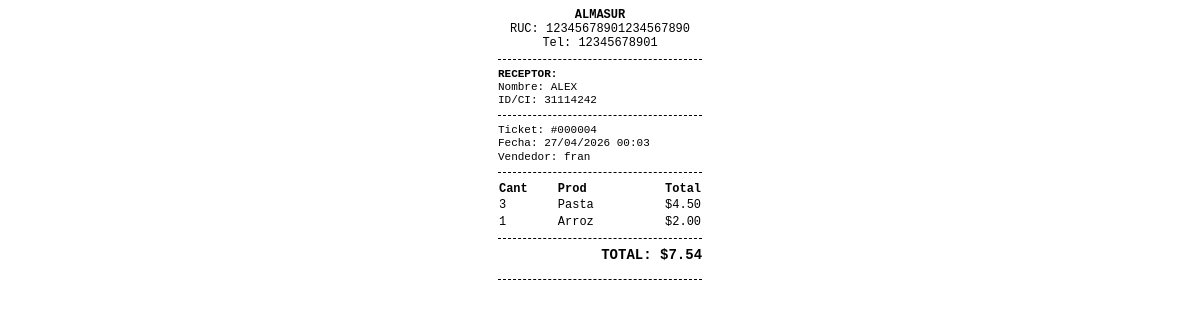
Page /Gestion_ventas/ticket.php?id=4 on the committed database.
### tables this page shows
CREATE TABLE `configuracion` (
  `id` int(11) NOT NULL,
  `nombre_negocio` varchar(100) DEFAULT 'Almasur',
  `ruc` varchar(20) DEFAULT '00000000',
  `direccion` varchar(255) DEFAULT '',
  `telefono` varchar(20) DEFAULT '',
  `mensaje_factura` text DEFAULT NULL,
  `logo` varchar(255) DEFAULT '',
  `moneda` varchar(5) DEFAULT '$'
);

CREATE TABLE `ventas` (
  `id` int(11) NOT NULL,
  `id_usuario` int(11) DEFAULT NULL,
  `id_cliente` int(11) DEFAULT NULL,
  `subtotal` float DEFAULT 0,
  `fecha` timestamp NOT NULL DEFAULT current_timestamp(),
  `total` decimal(10,2) NOT NULL,
  `impuesto` float DEFAULT 0
);

CREATE TABLE `clientes` (
  `id` int(11) NOT NULL,
  `identidad` varchar(20) NOT NULL,
  `nombre` varchar(100) NOT NULL,
  `telefono` varchar(20) DEFAULT NULL,
  `direccion` text DEFAULT NULL,
  `fecha_registro` timestamp NOT NULL DEFAULT current_timestamp()
);

CREATE TABLE `usuarios` (
  `id` int(11) NOT NULL,
  `nombre` varchar(100) NOT NULL,
  `usuario` varchar(50) NOT NULL,
  `email` varchar(100) NOT NULL,
  `password` varchar(255) NOT NULL,
  `rol` enum('Administrador','Empleado') DEFAULT 'Empleado',
  `nombre_negocio` varchar(100) DEFAULT 'Almasur',
  `foto_perfil` varchar(255) DEFAULT 'uploads/jairo.png',
  `direccion` text DEFAULT 'Piritu',
  `telefono` varchar(20) DEFAULT '04245556364',
  `codigo_recuperacion` varchar(6) DEFAULT NULL,
  `codigo_verificacion` varchar(10) DEFAULT NULL,
  `codigo_expira` datetime DEFAULT NULL,
  `creado_en` timestamp NOT NULL DEFAULT current_timestamp()
);

CREATE TABLE `detalle_ventas` (
  `id` int(11) NOT NULL,
  `id_venta` int(11) DEFAULT NULL,
  `id_producto` int(11) DEFAULT NULL,
  `cantidad` int(11) DEFAULT NULL,
  `precio` decimal(10,2) DEFAULT NULL,
  `precio_unitario` decimal(10,2) DEFAULT NULL
);

CREATE TABLE `productos` (
  `id` int(11) NOT NULL,
  `codigo` varchar(50) DEFAULT NULL,
  `nombre` varchar(100) NOT NULL,
  `categoria` varchar(50) DEFAULT NULL,
  `descripcion` text DEFAULT NULL,
  `precio` decimal(10,2) NOT NULL,
  `stock` int(11) NOT NULL,
  `id_usuario` int(11) DEFAULT NULL,
  `creado_en` timestamp NOT NULL DEFAULT current_timestamp(),
  `estado` int(11) DEFAULT 1
);

### Gestion_ventas/ticket.php (the view, shortened to what this page needs)
<?php
include 'config/db.php';
$id_venta = isset($_GET['id']) ? intval($_GET['id']) : 0;
$res_config = $conn->query("SELECT * FROM configuracion LIMIT 1");
$config = $res_config->fetch_assoc();
$sql_venta = "SELECT v.*, u.nombre as vendedor, c.nombre as cliente_nombre, c.identidad as cliente_id
              FROM ventas v
              LEFT JOIN usuarios u ON v.id_usuario = u.id
              LEFT JOIN clientes c ON v.id_cliente = c.id
              WHERE v.id = $id_venta";
$res_venta = $conn->query($sql_venta);
$venta = $res_venta->fetch_assoc();
$detalles = $conn->query("SELECT d.*, p.nombre
                          FROM detalle_ventas d
                          JOIN productos p ON d.id_producto = p.id
                          WHERE d.id_venta = $id_venta");
?>
<!DOCTYPE html>
<html lang="es">
<head>
</head>
<body onload="window.print();">
    <div class="text-center">
        <strong><?php echo strtoupper($config['nombre_negocio'] ?? 'NEGOCIO'); ?></strong><br>
        RUC: <?php echo $config['ruc'] ?? 'N/A'; ?><br>
        Tel: <?php echo $config['telefono'] ?? 'N/A'; ?>
    </div>
    <div class="divider"></div>
    <div class="datos-cliente">
        <strong>RECEPTOR:</strong><br>
        Nombre: <?php echo !empty($venta['cliente_nombre']) ? strtoupper($venta['cliente_nombre']) : "CONSUMIDOR FINAL"; ?><br>
        ID/CI: <?php echo !empty($venta['cliente_id']) ? $venta['cliente_id'] : "S/N"; ?>
    </div>
    <div class="divider"></div>
    <div style="font-size: 11px;">
        Ticket: #<?php echo str_pad($id_venta, 6, "0", STR_PAD_LEFT); ?><br>
        Fecha: <?php echo date("d/m/Y H:i", strtotime($venta['fecha'])); ?><br>
        Vendedor: <?php echo $venta['vendedor'] ?? 'Cajero Gral'; ?>
    </div>
    <div class="divider"></div>
    <table class="tabla">
        <thead>
            <tr>
                <th align="left">Cant</th>
                <th align="left">Prod</th>
                <th align="right">Total</th>
            </tr>
        </thead>
        <tbody>
            <?php while($item = $detalles->fetch_assoc()): ?>
            <tr>
                <td><?php echo $item['cantidad']; ?></td>
                <td><?php echo substr($item['nombre'], 0, 15); ?></td>
                <td align="right">
                    <?php
                        $sub = $item['precio'] * $item['cantidad'];
                        echo ($config['moneda'] ?? '$') . number_format($sub, 2);
                    ?>
                </td>
            </tr>
            <?php endwhile; ?>
        </tbody>
    </table>
    <div class="divider"></div>
    <div class="total">
        TOTAL: <?php echo ($config['moneda'] ?? '$') . number_format($venta['total'], 2); ?>
    </div>
    <div class="divider" style="margin-top: 15px;"></div>
</body>
</html>

### Gestion_ventas/ticket.php (style rules this page uses)
* { box-sizing: border-box; }
body { font-family: 'Courier New', Courier, monospace; width: 100%; max-width: 58mm; margin: 0 auto; padding: 2mm; font-size: 12px; line-height: 1.2; color: #000; }
.text-center { text-align: center; }
.divider { border-top: 1px dashed #000; margin: 8px 0; }
.tabla { width: 100%; border-collapse: collapse; margin: 5px 0; }
.total { text-align: right; font-weight: bold; font-size: 14px; margin-top: 5px; }
.datos-cliente { font-size: 11px; margin: 5px 0; }

### rows in the picture
configuracion: nombre_negocio "ALMASUR", ruc "12345678901234567890", telefono "12345678901", moneda "$"
ventas: id_cliente.nombre "ALEX", id_cliente.identidad "31114242", fecha "27/04/2026 00:03", id_usuario.nombre "fran", total "7.54"
detalle_ventas: cantidad "3", id_producto.nombre "Pasta", sub "4.50"
detalle_ventas: cantidad "1", id_producto.nombre "Arroz", precio "2.00"

### other values in the picture
str_pad($id_venta, 6, "0", STR_PAD_LEFT) "000004"
